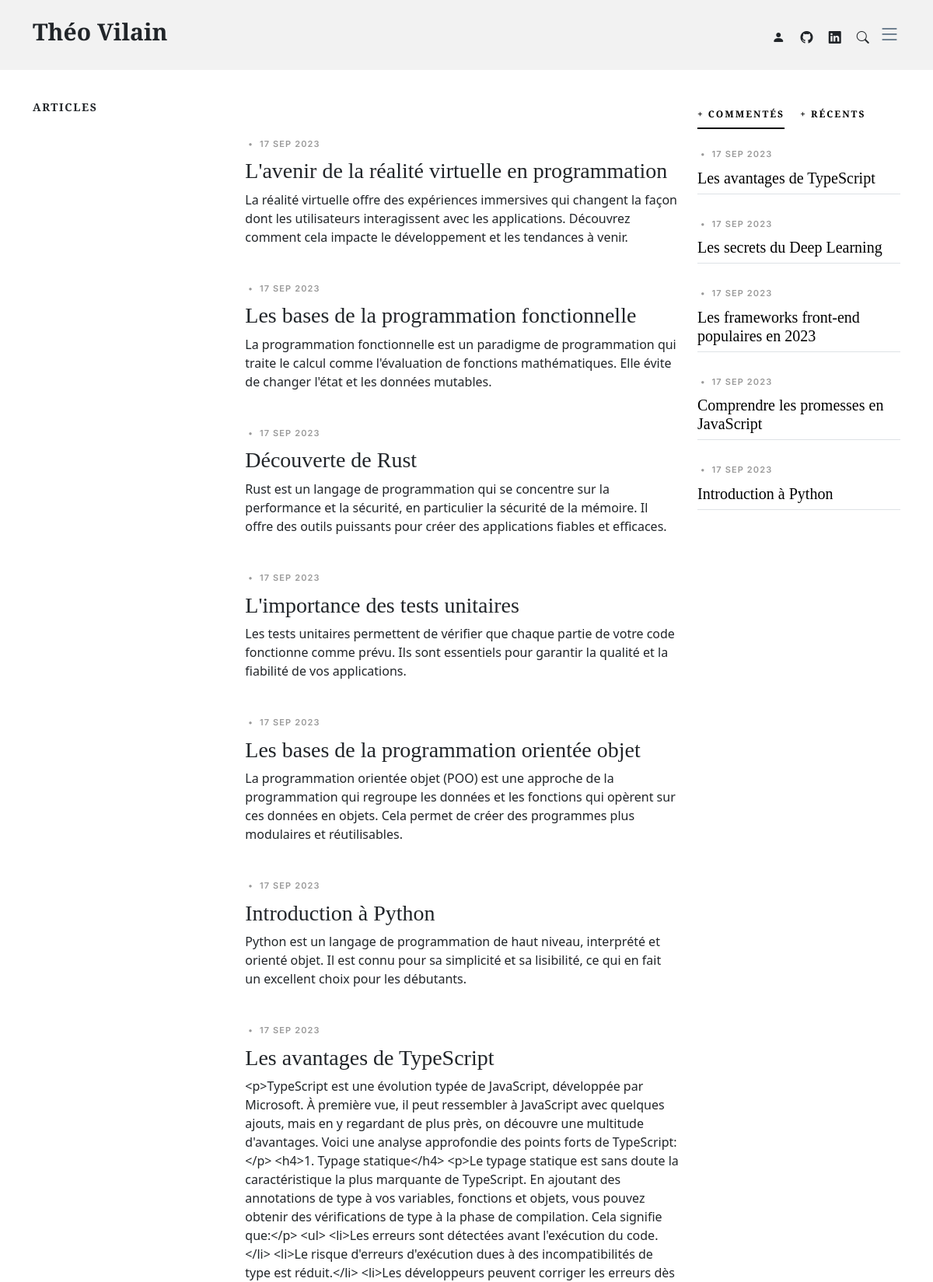
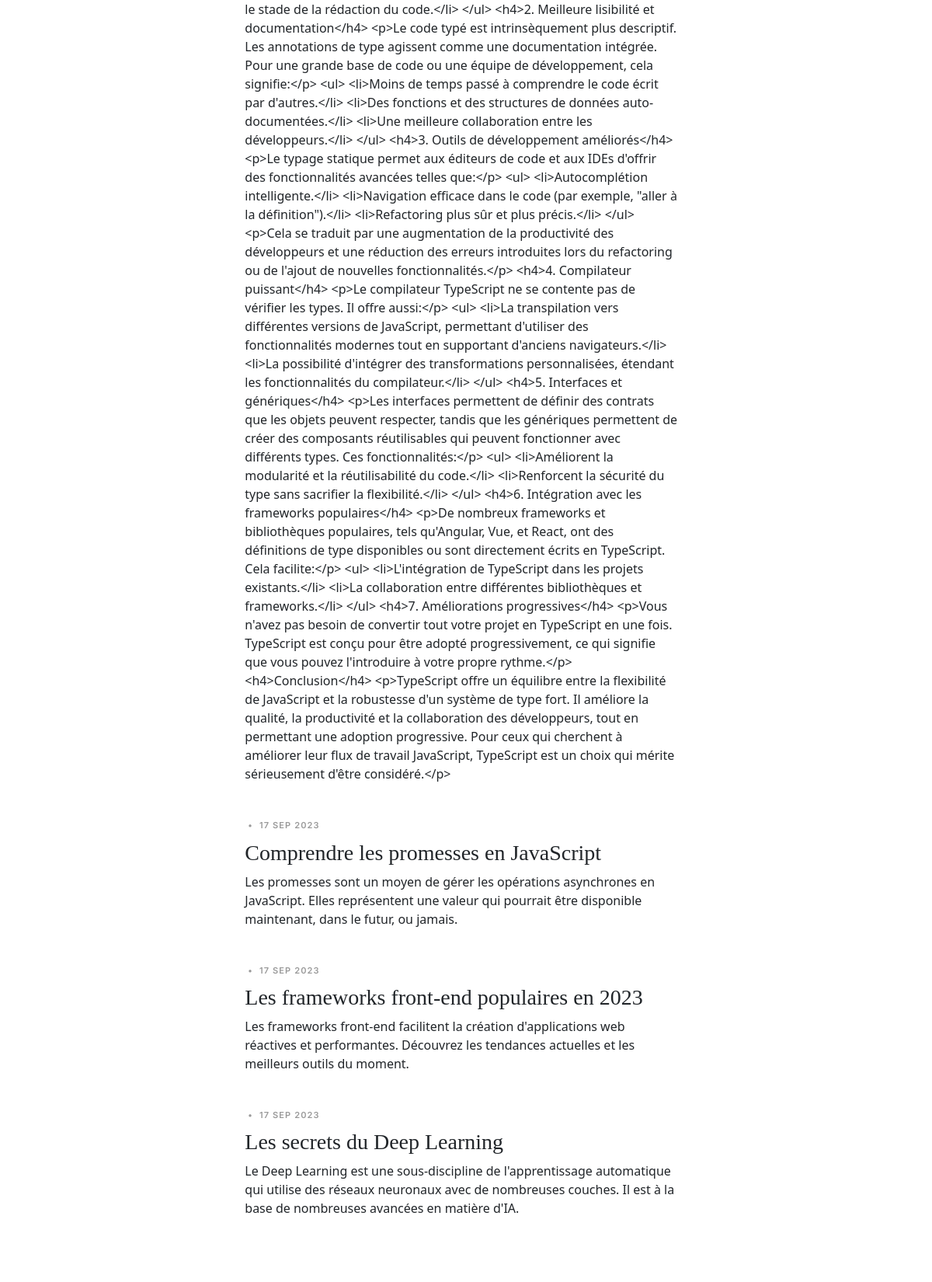
The app's page /pages/articles.php (upper part) with its own data (2 pictures, top to bottom).
### tables this page shows
CREATE TABLE IF NOT EXISTS `posts` (
  `id` int NOT NULL AUTO_INCREMENT,
  `title` longtext NOT NULL,
  `content` longtext NOT NULL,
  `chapo` longtext,
  `author_id` int DEFAULT NULL,
  `slug` longtext NOT NULL,
  `last_modified` timestamp NULL DEFAULT CURRENT_TIMESTAMP ON UPDATE CURRENT_TIMESTAMP,
  PRIMARY KEY (`id`),
  KEY `author_id` (`author_id`)
);

### assets/php/Articles.php (called while the page is built, shortened)
<?php
class Articles
{
    private $database;
    public function __construct($host, $dbname, $user, $pass)
    {
        try {
            $this->database = new PDO('mysql:host=' . $host . ';dbname=' . $dbname, $user, $pass);
            $this->database->setAttribute(PDO::ATTR_ERRMODE, PDO::ERRMODE_EXCEPTION);
        } catch (PDOException $e) {
            error_log('Erreur de connexion: ' . $e->getMessage());
        }
    }
    public function getAllArticles()
    {
        $query = 'SELECT * FROM posts ORDER BY last_modified DESC';
        $stmt = $this->database->prepare($query);
        $stmt->execute();
        return $stmt->fetchAll(PDO::FETCH_ASSOC);
    }
    public function getMostCommentedArticles(Int $limit = 5)
    {
        $query = 'SELECT posts.*, COUNT(comments.id) AS comment_count
                 FROM posts
                 LEFT JOIN comments ON posts.id = comments.post_id
                 GROUP BY posts.id
                 ORDER BY comment_count DESC
                 LIMIT :limit';
        $stmt = $this->database->prepare($query);
        $stmt->bindParam(':limit', $limit, PDO::PARAM_INT);
        $stmt->execute();
        return $stmt->fetchAll(PDO::FETCH_ASSOC);
    }
}

### pages/articles.php (the view, shortened to what this page needs)
<?php
require '../assets/php/Articles.php';
$articlesInstance = new Articles($_ENV['DB_HOST'], $_ENV['DB_NAME'], $_ENV['DB_USER'], $_ENV['DB_PASS']);
$mostCommentedArticles = $articlesInstance->getMostCommentedArticles(5);
$allArticles = $articlesInstance->getAllArticles();
?>
<!DOCTYPE html>
<html lang="fr">
<head>
  <link href="assets/vendor/bootstrap/css/bootstrap.min.css" rel="stylesheet">
  <link href="assets/vendor/bootstrap-icons/bootstrap-icons.css" rel="stylesheet">
  <link href="assets/vendor/swiper/swiper-bundle.min.css" rel="stylesheet">
  <link href="assets/vendor/glightbox/css/glightbox.min.css" rel="stylesheet">
  <link href="assets/vendor/aos/aos.css" rel="stylesheet">
  <link href="assets/css/variables.css" rel="stylesheet">
  <link href="assets/css/main.css" rel="stylesheet">
</head>
<body>
  <header id="header" class="header d-flex align-items-center fixed-top">
    <div class="container-fluid container-xl d-flex align-items-center justify-content-between">
      <a href="/" class="logo d-flex align-items-center">
        <h1>Théo Vilain</h1>
      </a>
      <div class="position-relative">
        <?php
        if (isset($_SESSION) && isset($_SESSION['id'])) {
          $userInfos = $articlesInstance->getAuthorById($_SESSION['id']);
          if ($userInfos['role'] === "admin") {
            echo '<a href="/admin" class="mx-2"><span class="bi-pencil-fill"></span></a>';
            echo '<a href="/auth" class="mx-2"><span class="bi-person-fill"></span></a>';
          } else {
            echo '<a href="/auth" class="mx-2"><span class="bi-person-fill"></span></a>';
          }
        } else {
          echo '<a href="/auth" class="mx-2"><span class="bi-person-fill"></span></a>';
        }
        ?>
        <a href="https://github.com/Teyk0o" target="_blank" class="mx-2"><span class="bi-github"></span></a>
        <a href="https://www.linkedin.com/in/th%C3%A9o-vilain/" target="_blank" class="mx-2"><span class="bi-linkedin"></span></a>
        <a href="#" class="mx-2 js-search-open"><span class="bi-search"></span></a>
        <i class="bi bi-list mobile-nav-toggle"></i>
      </div>
    </div>
  </header>
  <main id="main">
    <section id="search-result" class="search-result">
      <div class="container">
        <div class="row">
          <div class="col-md-9">
            <h3 class="category-title">Articles</h3>
            <?php
            foreach($allArticles as $article) {
              $articleDate = new DateTime($article['last_modified']);
              $formattedArticleDate = $articleDate->format('d M Y');
              echo '<div class="d-md-flex post-entry-2 small-img">
                <a href="/article/'.htmlspecialchars($article['slug'], ENT_QUOTES, 'UTF-8').'" class="me-4 thumbnail">
                  <img src="assets/img/illu-post.jpg" alt="" class="img-fluid">
                </a>
                <div>
                  <div class="post-meta"><span class="mx-1">&bullet;</span> <span>'.htmlspecialchars($formattedArticleDate, ENT_QUOTES, 'UTF-8').'</span></div>
                  <h3><a href="/article/'.htmlspecialchars($article['slug'], ENT_QUOTES, 'UTF-8').'">'.htmlspecialchars($article['title'], ENT_QUOTES, 'UTF-8').'</a></h3>
                  <p>'.htmlspecialchars($article['content'], ENT_QUOTES, 'UTF-8').'</p>
                </div>
              </div>';
            }
            ?>
          </div>
          <div class="col-md-3">
            <div class="aside-block">
              <ul class="nav nav-pills custom-tab-nav mb-4" id="pills-tab" role="tablist">
                <li class="nav-item" role="presentation">
                  <button class="nav-link active" id="pills-popular-tab" data-bs-toggle="pill" data-bs-target="#pills-popular" type="button" role="tab" aria-controls="pills-popular" aria-selected="true">+ commentés</button>
                </li>
                <li class="nav-item" role="presentation">
                  <button class="nav-link" id="pills-trending-tab" data-bs-toggle="pill" data-bs-target="#pills-trending" type="button" role="tab" aria-controls="pills-trending" aria-selected="false">+ récents</button>
                </li>
              </ul>
              <div class="tab-content" id="pills-tabContent">
                <div class="tab-pane fade show active" id="pills-popular" role="tabpanel" aria-labelledby="pills-popular-tab">
                    <?php
                        foreach($mostCommentedArticles as $article) {
                            $articleDate = new DateTime($article['last_modified']);
                            $formattedArticleDate = $articleDate->format('d M Y');
                            echo '<div class="post-entry-1 border-bottom">
                                <div class="post-meta"><span class="mx-1">&bullet;</span> <span>'.htmlspecialchars($formattedArticleDate, ENT_QUOTES, 'UTF-8').'</span></div>
                                <h2 class="mb-2"><a href="/article/'.htmlspecialchars($article['slug'], ENT_QUOTES, 'UTF-8').'">'.htmlspecialchars($article['title'], ENT_QUOTES, 'UTF-8').'</a></h2>
                            </div>';
                        }
                    ?>
                </div>
              </div>
            </div>
          </div>
        </div>
      </div>
    </section>
  </main>
</body>
</html>

### assets/css/variables.css (style rules this page uses)
:root { --font-default: 'EB Garamond', system-ui, -apple-system, "Segoe UI", Roboto, "Helvetica Neue", Arial, "Noto Sans", "Liberation Sans", sans-serif, "Apple Color Emoji", "Segoe UI Emoji", "Segoe UI Symbol", "Noto Color Emoji"; --font-primary: 'EB Garamond', serif; --font-secondary: 'Inter', sans-serif; --color-default: #212529; --color-default-rgb: 33, 37, 41; --color-links: #212529; --color-links-hover: #15171a; --color-primary: #212529; --color-primary-light: #26282c; --color-primary-dark: #0b0c0e; --color-primary-rgb: 33, 37, 41; --color-primary-light-rgb: 38, 40, 44; --color-primary-dark-rgb: 11, 12, 14; --color-secondary: #596d80; --color-secondary-light: #8498aa; --color-secondary-dark: #404f5c; --color-secondary-rgb: 89, 109, 128; --color-secondary-light-rgb: 132, 152, 170; --color-secondary-dark-rgb: 64, 79, 92; --color-blue: #0d6efd; --color-blue-rgb: 13, 110, 253; --color-indigo: #6610f2; --color-indigo-rgb: 102, 16, 242; --color-purple: #6f42c1; --color-purple-rgb: 111, 66, 193; --color-pink: #f3268c; --color-pink-rgb: 243, 38, 140; --color-red: #df1529; --color-red-rgb: 223, 21, 4; --color-orange: #fd7e14; --color-orange-rgb: 253, 126, 20; --color-yellow: #ffc107; --color-yellow-rgb: 255, 193, 7; --color-green: #059652; --color-green-rgb: 5, 150, 82; --color-teal: #20c997; --color-teal-rgb: 32, 201, 151; --color-cyan: #0dcaf0; --color-cyan-rgb: 13, 202, 240; --color-white: #ffffff; --color-white-rgb: 255, 255, 255; --color-gray: #6c757d; --color-gray-rgb: 108, 117, 125; --color-black: #000000; --color-black-rgb: 0, 0, 0; }
:root { --bs-blue: var(--color-blue); --bs-indigo: var(--color-indigo); --bs-purple: var(--color-purple); --bs-pink: var(--color-pink); --bs-red: var(--color-red); --bs-orange: var(--color-orange); --bs-yellow: var(--color-yellow); --bs-green: var(--color-green); --bs-teal: var(--color-teal); --bs-cyan: var(--color-cyan); --bs-white: var(--color-white); --bs-gray: var(--color-gray); --bs-gray-dark: #343a40; --bs-gray-100: #f8f9fa; --bs-gray-200: #e9ecef; --bs-gray-300: #dee2e6; --bs-gray-400: #ced4da; --bs-gray-500: #adb5bd; --bs-gray-600: #6c757d; --bs-gray-700: #495057; --bs-gray-800: #343a40; --bs-gray-900: #212529; --bs-primary: var(--color-blue); --bs-secondary: var(--color-blue); --bs-success: #198754; --bs-info: #0dcaf0; --bs-warning: #ffc107; --bs-danger: #dc3545; --bs-light: #f8f9fa; --bs-dark: #212529; --bs-primary-rgb: var(--color-primary-rgb); --bs-secondary-rgb: var(--color-secondary-rgb); --bs-success-rgb: 25, 135, 84; --bs-info-rgb: 13, 202, 240; --bs-warning-rgb: 255, 193, 7; --bs-danger-rgb: 220, 53, 69; --bs-light-rgb: 248, 249, 250; --bs-dark-rgb: 33, 37, 41; --bs-white-rgb: var(--color-white-rgb); --bs-black-rgb: var(--color-black-rgb); --bs-body-color-rgb: var(--color-default-rgb); --bs-body-bg-rgb: 255, 255, 255; --bs-font-sans-serif: var(--font-default); --bs-font-monospace: SFMono-Regular, Menlo, Monaco, Consolas, "Liberation Mono", "Courier New", monospace; --bs-gradient: linear-gradient(180deg, rgba(255, 255, 255, 0.15), rgba(255, 255, 255, 0)); --bs-body-font-family: var(--font-default); --bs-body-font-size: 1rem; --bs-body-font-weight: 400; --bs-body-line-height: 1.5; --bs-body-color: var(--color-default); --bs-body-bg: #fff; }

### records on screen
posts: last_modified "17 SEP 2023", title "L'avenir de la réalité virtuelle en programmation", content "La réalité virtuelle offre des expériences immersives qui changent la façon dont les utilisateurs interagissent avec les applications. Découvrez comment cela impacte le développement et les tendances à venir."
posts: last_modified "17 SEP 2023", title "Les bases de la programmation fonctionnelle", content "La programmation fonctionnelle est un paradigme de programmation qui traite le calcul comme l'évaluation de fonctions mathématiques. Elle évite de changer l'état et les données mutables."
posts: last_modified "17 SEP 2023", title "Découverte de Rust", content "Rust est un langage de programmation qui se concentre sur la performance et la sécurité, en particulier la sécurité de la mémoire. Il offre des outils puissants pour créer des applications fiables et efficaces."
posts: last_modified "17 SEP 2023", title "L'importance des tests unitaires", content "Les tests unitaires permettent de vérifier que chaque partie de votre code fonctionne comme prévu. Ils sont essentiels pour garantir la qualité et la fiabilité de vos applications."
posts: last_modified "17 SEP 2023", title "Les bases de la programmation orientée objet", content "La programmation orientée objet (POO) est une approche de la programmation qui regroupe les données et les fonctions qui opèrent sur ces données en objets. Cela permet de créer des programmes plus modulaires et réutilisables."
posts: last_modified "17 SEP 2023", title "Introduction à Python", content "Python est un langage de programmation de haut niveau, interprété et orienté objet. Il est connu pour sa simplicité et sa lisibilité, ce qui en fait un excellent choix pour les débutants."
posts: last_modified "17 SEP 2023", title "Les avantages de TypeScript", content "<p>TypeScript est une évolution typée de JavaScript, développée par Microsoft. À première vue, il peut ressembler à JavaScript avec quelques ajouts, mais en y regardant de plus près, on découvre une multitude d'avantages. Voici une analyse approfondie des points forts de TypeScript:</p> <h4>1. Typage statique</h4> <p>Le typage statique est sans doute la caractéristique la plus marquante de TypeScript. En ajoutant des annotations de type à vos variables, fonctions et objets, vous pouvez obtenir des vérifications de type à la phase de compilation. Cela signifie que:</p> <ul> <li>Les erreurs sont détectées avant l'exécution du code.</li> <li>Le risque d'erreurs d'exécution dues à des…"
posts: last_modified "17 SEP 2023", title "Comprendre les promesses en JavaScript", content "Les promesses sont un moyen de gérer les opérations asynchrones en JavaScript. Elles représentent une valeur qui pourrait être disponible maintenant, dans le futur, ou jamais."
posts: last_modified "17 SEP 2023", title "Les frameworks front-end populaires en 2023", content "Les frameworks front-end facilitent la création d'applications web réactives et performantes. Découvrez les tendances actuelles et les meilleurs outils du moment."
posts: last_modified "17 SEP 2023", title "Les secrets du Deep Learning", content "Le Deep Learning est une sous-discipline de l'apprentissage automatique qui utilise des réseaux neuronaux avec de nombreuses couches. Il est à la base de nombreuses avancées en matière d'IA."
